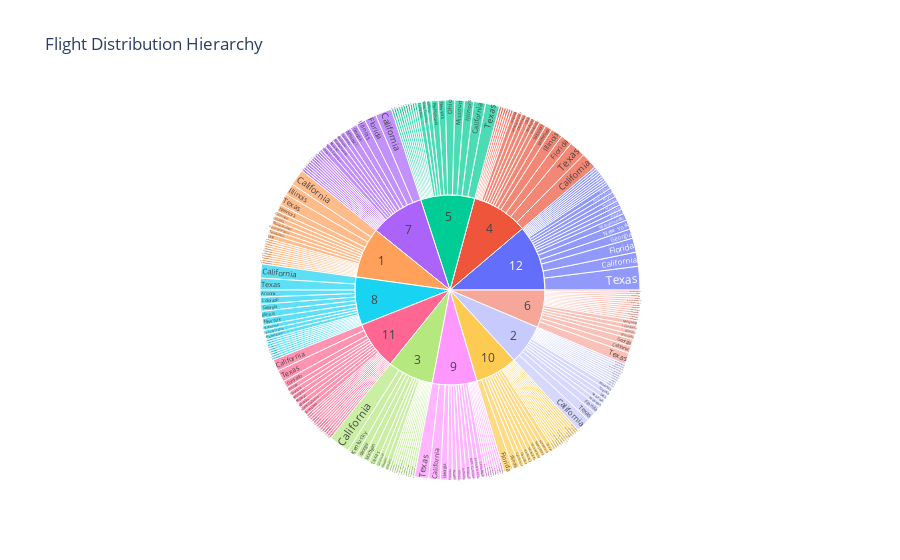

The notebook cell this image was saved under:
### Markdown cell above
Let us represent the hierarchical view in othe order of month and destination state holding value of number of flights

This plot should contain the following

*  Define hierarchy of sectors from root to leaves in `path` parameter. Here, we go from `Month` to `DestStateName` feature.
*   Set sector values in `values` parameter. Here, we can pass in `Flights` feature.
*   Show the figure.
*   Title as **Flight Distribution Hierarchy**

### Code cell
fig = px.sunburst(data, path=['Month', 'DestStateName'], values='Flights',title='Flight Distribution Hierarchy')
fig.show()

### Figure 1 — Plotly figure (JSON) as saved in the notebook; plotly's stock layout.template omitted (floating-point values rounded to 4 significant figures; data arrays with more than 128 entries replaced by an {"elided": "..."} marker saying what was removed)
{"data": [{"branchvalues": "total", "domain": {"x": [0, 1], "y": [0, 1]}, "hovertemplate": "labels=%{label}<br>Flights=%{value}<br>parent=%{parent}<br>id=%{id}<extra></extra>", "ids": {"elided": "260 str values"}, "labels": {"elided": "260 str values"}, "name": "", "parents": {"elided": "260 str values"}, "type": "sunburst", "values": {"elided": "260 int values"}}], "layout": {"legend": {"tracegroupgap": 0}, "title": {"text": "Flight Distribution Hierarchy"}}}
